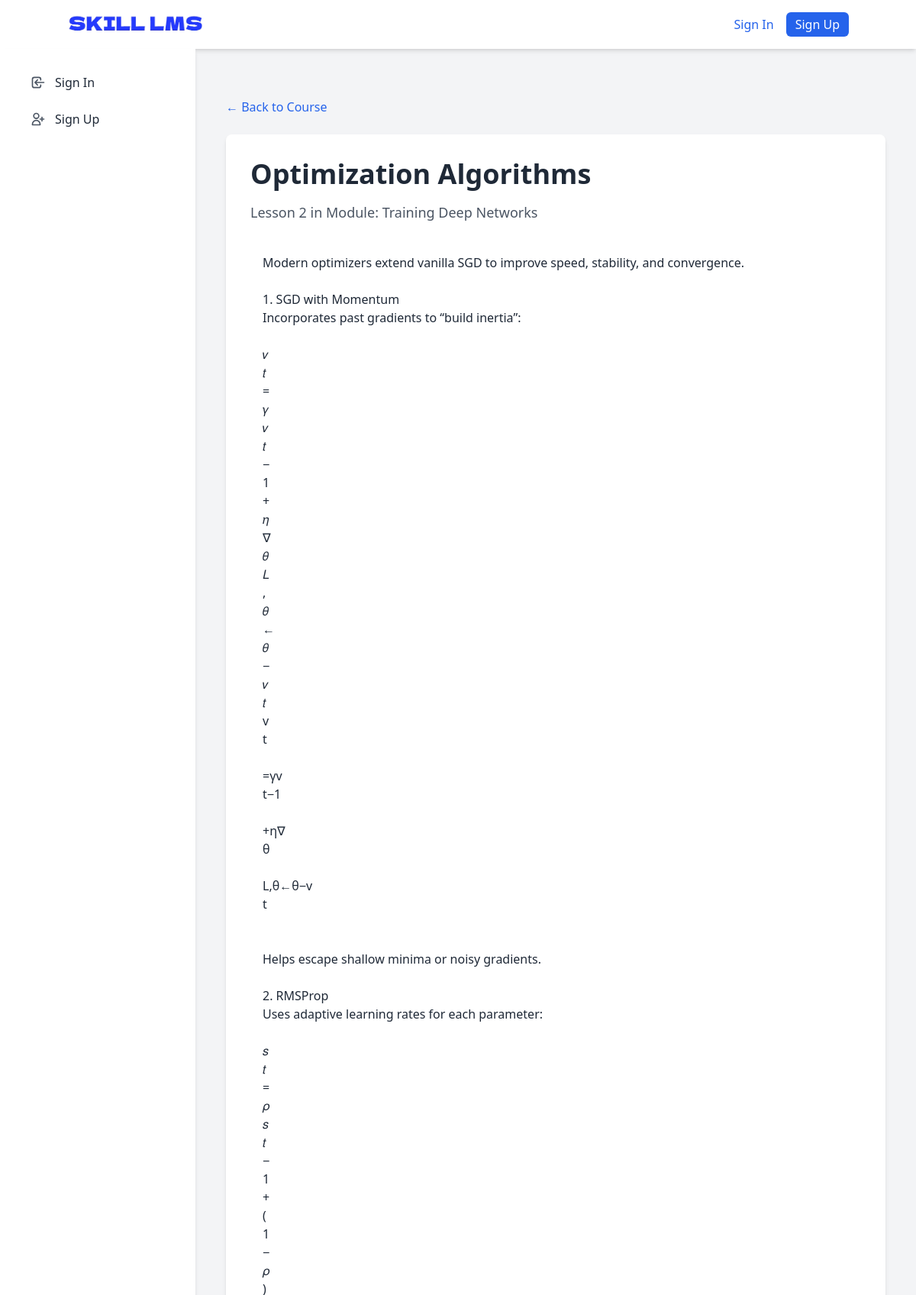
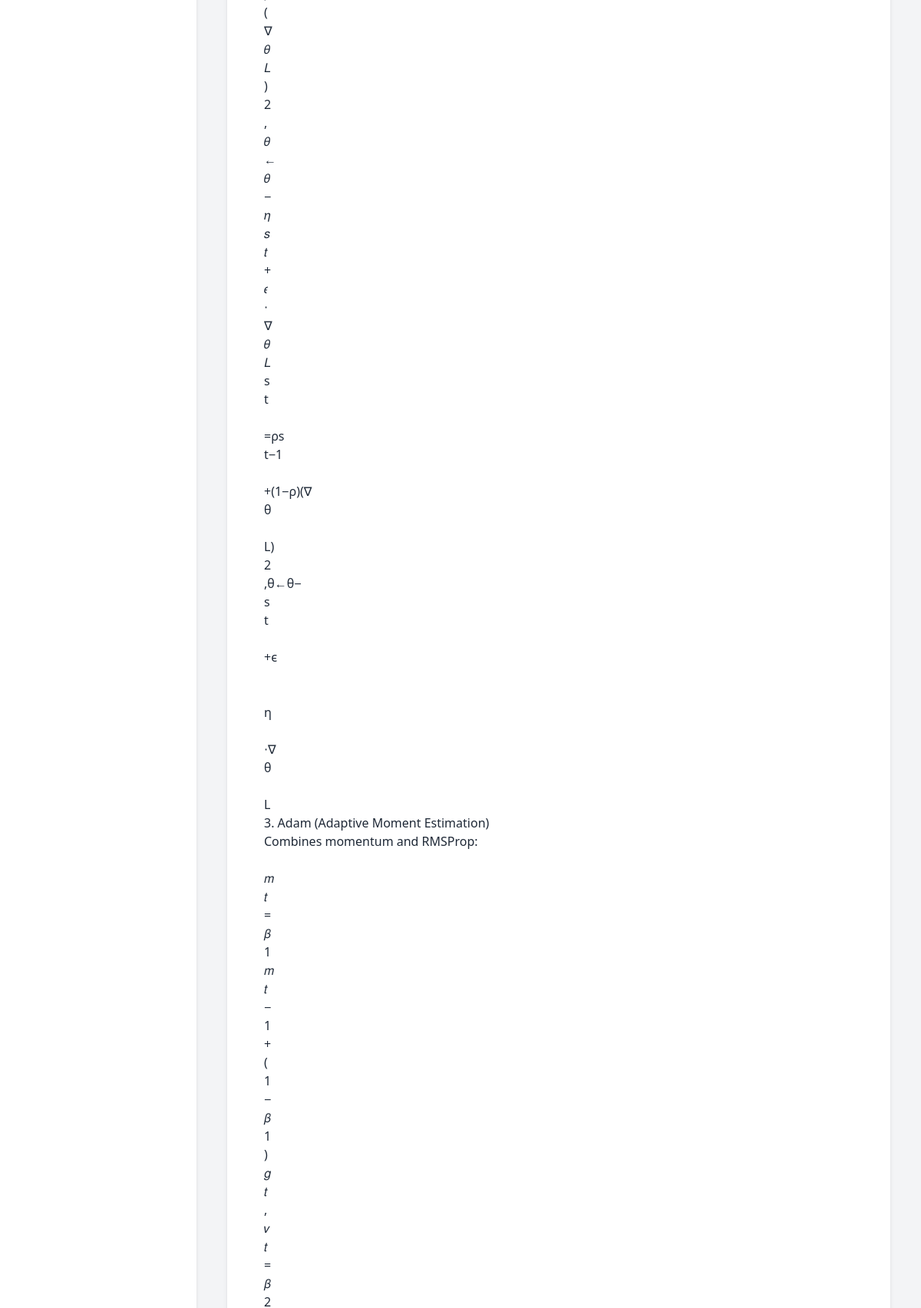
The app's page /courses/intro-to-deep-learning/optimization-algorithms/ (upper part) with its own data (2 pictures, top to bottom).
### courses/models.py (models this page shows, shortened)
class Lesson(models.Model):
    module = models.ForeignKey(
        Module,
        related_name='lessons',
        on_delete=models.CASCADE,
        help_text="The module this lesson belongs to."
    )
    title = models.CharField(max_length=200, help_text="Title of the lesson.")
    slug = models.SlugField(max_length=200, help_text="URL-friendly identifier for the lesson.")
    order = models.PositiveIntegerField(
        default=0,
        help_text="The order of this lesson within the module."
    )
    class Meta:
        verbose_name_plural = "Lessons"
        ordering = ['order']
        unique_together = ('module', 'slug')

class Module(models.Model):
    course = models.ForeignKey(
        Course,
        related_name='modules',
        on_delete=models.CASCADE,
        help_text="The course this module belongs to."
    )
    title = models.CharField(max_length=200, help_text="Title of the module.")
    description = models.TextField(blank=True, help_text="Brief description of the module.")
    order = models.PositiveIntegerField(
        default=0,
        help_text="The order of this module within the course."
    )
    class Meta:
        verbose_name_plural = "Modules"
        ordering = ['order']

### content/models.py (models this page shows, shortened)
class TextContent(models.Model):
    lesson = models.ForeignKey(
        Lesson,
        related_name='text_content',
        on_delete=models.CASCADE,
        help_text="The lesson this text content is part of."
    )
    body = models.TextField(help_text="The main text content.")
    order = models.PositiveIntegerField(
        default=0,
        help_text="Order of this content block within the lesson."
    )
    class Meta:
        verbose_name_plural = "Text Content"
        ordering = ['order']

### courses/views.py (the view)
# urls.py: path('<slug:course_slug>/<slug:lesson_slug>/', views.lesson_detail, name='lesson_detail'),
def lesson_detail(request, course_slug, lesson_slug):
    lesson = get_object_or_404(
        Lesson,
        slug=lesson_slug,
        module__course__slug=course_slug
    )
    text_blocks = lesson.text_content.all()
    image_blocks = lesson.image_content.all()
    video_blocks = lesson.video_content.all()
    file_blocks = lesson.file_content.all()
    all_content = sorted(
        list(text_blocks) + list(image_blocks) + list(video_blocks) + list(file_blocks),
        key=lambda content_block: content_block.order
    )
    return render(request, 'courses/lesson_detail.html', {
        'lesson': lesson,
        'all_content': all_content,
    })

### templates/courses/lesson_detail.html (shortened to what this page needs)
{% extends 'base.html' %}
{% block content %}
    <div class="container mx-auto mt-10 px-4">
        <div class="mb-6">
            <a href="{% url 'courses:course_detail' lesson.module.course.slug %}" class="text-blue-600 hover:underline">&larr; Back to Course</a>
        </div>
        <div class="bg-white rounded-lg shadow-md p-8 mb-8">
            <h1 class="text-4xl font-bold text-gray-800 mb-4">{{ lesson.title }}</h1>
            <p class="text-gray-600 text-lg mb-6">Lesson {{ lesson.order }} in Module: {{ lesson.module.title }}</p>
            <div class="prose max-w-none">
                {% for content_block in all_content %}
                    <div class="mb-6 p-4 border-b border-gray-200 last:border-b-0">
                            {% if content_block.body %}
                                <div class="text-gray-800">
                                    {{ content_block.body|linebreaksbr }}
                                </div>
                            {% elif content_block.image %}
                                <div class="flex flex-col items-center">
                                    <img src="{{ content_block.image.url }}" alt="{{ content_block.caption|default:'Lesson Image' }}"
                                         class="max-w-full h-auto rounded-lg shadow-md" loading="lazy">
                                    {% if content_block.caption %}
                                        <p class="text-sm text-gray-600 mt-2">{{ content_block.caption }}</p>
                                    {% endif %}
                                </div>
                            {% elif content_block.video_url %}
                                <div class="video-container mb-4">
                                    <iframe width="560" height="315" src="{{ content_block.video_url }}" title="YouTube video player" frameborder="0" allow="accelerometer; autoplay; clipboard-write; encrypted-media; gyroscope; picture-in-picture; web-share" allowfullscreen></iframe>
                                </div>
                                {% if content_block.caption %}
                                    <p class="text-sm text-gray-600 mt-2">{{ content_block.caption }}</p>
                                {% endif %}
                            {% else %}
                                <p class="text-red-500">Unknown content type.</p>
                            {% endif %}
                    </div>
                {% empty %}
                    <div class="text-center text-gray-600">
                        No content available for this lesson yet.
                    </div>
                {% endfor %}
            </div>
        </div>
    </div>
{% endblock %}

### templates/base.html (style rules this page uses)
body { display: flex; min-height: 100vh; flex-direction: column; }

### records on screen
Lesson: title "Optimization Algorithms", order "2", module "Training Deep Networks"
TextContent: body "Modern optimizers extend vanilla SGD to improve speed, stability, and convergence. 1. SGD with Momentum Incorporates past gradients to “build inertia”: 𝑣 𝑡 = 𝛾 𝑣 𝑡 − 1 + 𝜂 ∇ 𝜃 𝐿 , 𝜃 ← 𝜃 − 𝑣 𝑡 v t =γv t−1 +η∇ θ L,θ←θ−v t Helps escape shallow minima or noisy gradients. 2. RMSProp Uses adaptive learning rates for each parameter: 𝑠 𝑡 = 𝜌 𝑠 𝑡 − 1 + ( 1 − 𝜌 ) ( ∇ 𝜃 𝐿 ) 2 , 𝜃 ← 𝜃 − 𝜂 𝑠 𝑡 + 𝜖 ⋅ ∇ 𝜃 𝐿 s t =ρs t−1 +(1−ρ)(∇ θ L) 2 ,θ←θ− s t +ϵ η ⋅∇ θ L 3. Adam (Adaptive Moment Estimation) Combines momentum and RMSProp: 𝑚 𝑡 = 𝛽 1 𝑚 𝑡 − 1 + ( 1 − 𝛽 1 ) 𝑔 𝑡 , 𝑣 𝑡 = 𝛽"
